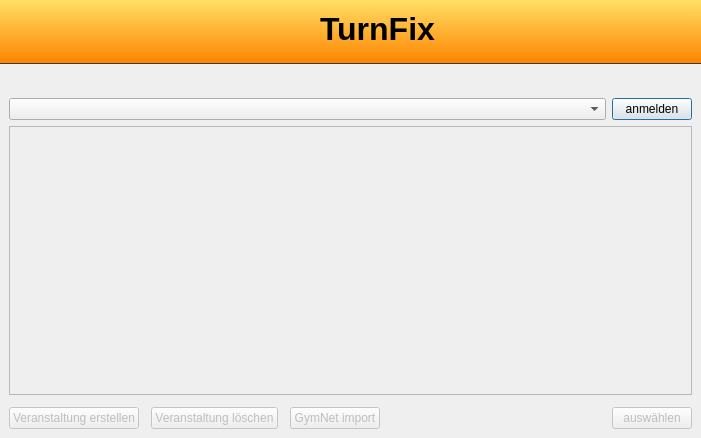
<?xml version="1.0" encoding="UTF-8"?>
<ui version="4.0">
 <class>LoginDialog</class>
 <widget class="QDialog" name="LoginDialog">
  <property name="geometry">
   <rect>
    <x>0</x>
    <y>0</y>
    <width>701</width>
    <height>438</height>
   </rect>
  </property>
  <property name="windowTitle">
   <string>TurnFix - Login</string>
  </property>
  <property name="styleSheet">
   <string notr="true">QWidget#headerWidget {
        background-color: qlineargradient(spread:pad, x1:0, y1:1, x2:0, y2:0, stop:0 rgba(255, 131, 0, 255), stop:1 rgba(255, 223, 100, 255));
    border-bottom:1px solid rgba(57, 57, 57, 255);
}

TFHeaderWidget {
	background-color: qlineargradient(spread:pad, x1:0, y1:1, x2:0, y2:0, stop:0 rgba(255, 131, 0, 255), stop:1 rgba(255, 223, 100, 255)); 
	border-bottom:1px solid rgba(57, 57, 57, 255); 
}

QLabel#headTextLabel {
    color: rgba(0, 0, 0, 255);
}</string>
  </property>
  <layout class="QVBoxLayout" name="verticalLayout">
   <property name="spacing">
    <number>0</number>
   </property>
   <property name="leftMargin">
    <number>0</number>
   </property>
   <property name="topMargin">
    <number>0</number>
   </property>
   <property name="rightMargin">
    <number>0</number>
   </property>
   <property name="bottomMargin">
    <number>0</number>
   </property>
   <item>
    <widget class="QWidget" name="headerWidget" native="true">
     <property name="autoFillBackground">
      <bool>false</bool>
     </property>
     <layout class="QGridLayout" name="gridLayout_4">
      <property name="leftMargin">
       <number>5</number>
      </property>
      <property name="topMargin">
       <number>5</number>
      </property>
      <property name="rightMargin">
       <number>5</number>
      </property>
      <property name="bottomMargin">
       <number>5</number>
      </property>
      <item row="0" column="3" rowspan="2">
       <spacer name="headerSpacer1">
        <property name="orientation">
         <enum>Qt::Horizontal</enum>
        </property>
        <property name="sizeHint" stdset="0">
         <size>
          <width>40</width>
          <height>20</height>
         </size>
        </property>
       </spacer>
      </item>
      <item row="0" column="2">
       <widget class="QLabel" name="headTextLabel">
        <property name="font">
         <font>
          <pointsize>-1</pointsize>
          <weight>75</weight>
          <bold>true</bold>
         </font>
        </property>
        <property name="styleSheet">
         <string notr="true">font-size:32px;
font-weight:bold;</string>
        </property>
        <property name="text">
         <string>TurnFix</string>
        </property>
       </widget>
      </item>
      <item row="0" column="0">
       <widget class="QLabel" name="logoLabel">
        <property name="sizePolicy">
         <sizepolicy hsizetype="Fixed" vsizetype="Fixed">
          <horstretch>0</horstretch>
          <verstretch>0</verstretch>
         </sizepolicy>
        </property>
        <property name="minimumSize">
         <size>
          <width>48</width>
          <height>48</height>
         </size>
        </property>
        <property name="maximumSize">
         <size>
          <width>48</width>
          <height>48</height>
         </size>
        </property>
        <property name="text">
         <string/>
        </property>
        <property name="pixmap">
         <pixmap resource="../resources/TurnFix.qrc">:/appicons/icon.png</pixmap>
        </property>
        <property name="scaledContents">
         <bool>true</bool>
        </property>
       </widget>
      </item>
      <item row="0" column="1">
       <spacer name="headerSpacer2">
        <property name="orientation">
         <enum>Qt::Horizontal</enum>
        </property>
        <property name="sizeHint" stdset="0">
         <size>
          <width>40</width>
          <height>20</height>
         </size>
        </property>
       </spacer>
      </item>
     </layout>
    </widget>
   </item>
   <item>
    <widget class="TFSelectionBar" name="selectionBarWidget" native="true">
     <property name="minimumSize">
      <size>
       <width>0</width>
       <height>25</height>
      </size>
     </property>
     <property name="maximumSize">
      <size>
       <width>16777215</width>
       <height>25</height>
      </size>
     </property>
    </widget>
   </item>
   <item>
    <widget class="QStackedWidget" name="mainStack">
     <widget class="QWidget" name="loginPage">
      <layout class="QVBoxLayout" name="verticalLayout_3">
       <item>
        <layout class="QHBoxLayout" name="horizontalLayout">
         <item>
          <widget class="QComboBox" name="connectionComboBox"/>
         </item>
         <item>
          <widget class="QPushButton" name="loginButton">
           <property name="sizePolicy">
            <sizepolicy hsizetype="Fixed" vsizetype="Fixed">
             <horstretch>0</horstretch>
             <verstretch>0</verstretch>
            </sizepolicy>
           </property>
           <property name="layoutDirection">
            <enum>Qt::RightToLeft</enum>
           </property>
           <property name="text">
            <string>anmelden</string>
           </property>
           <property name="shortcut">
            <string>Return</string>
           </property>
          </widget>
         </item>
        </layout>
       </item>
       <item>
        <widget class="QWidget" name="eventsWidget" native="true">
         <property name="enabled">
          <bool>false</bool>
         </property>
         <layout class="QVBoxLayout" name="verticalLayout_2">
          <property name="spacing">
           <number>0</number>
          </property>
          <property name="leftMargin">
           <number>0</number>
          </property>
          <property name="topMargin">
           <number>0</number>
          </property>
          <property name="rightMargin">
           <number>0</number>
          </property>
          <property name="bottomMargin">
           <number>0</number>
          </property>
          <item>
           <widget class="QTableView" name="eventsTable">
            <property name="editTriggers">
             <set>QAbstractItemView::NoEditTriggers</set>
            </property>
            <property name="alternatingRowColors">
             <bool>true</bool>
            </property>
            <property name="selectionMode">
             <enum>QAbstractItemView::SingleSelection</enum>
            </property>
            <property name="selectionBehavior">
             <enum>QAbstractItemView::SelectRows</enum>
            </property>
            <attribute name="horizontalHeaderHighlightSections">
             <bool>false</bool>
            </attribute>
            <attribute name="verticalHeaderVisible">
             <bool>false</bool>
            </attribute>
            <attribute name="verticalHeaderDefaultSectionSize">
             <number>26</number>
            </attribute>
           </widget>
          </item>
          <item>
           <layout class="QHBoxLayout" name="buttonLayout">
            <property name="spacing">
             <number>12</number>
            </property>
            <property name="leftMargin">
             <number>0</number>
            </property>
            <property name="topMargin">
             <number>12</number>
            </property>
            <property name="rightMargin">
             <number>0</number>
            </property>
            <property name="bottomMargin">
             <number>0</number>
            </property>
            <item>
             <widget class="QPushButton" name="createEventButton">
              <property name="text">
               <string>Veranstaltung erstellen</string>
              </property>
             </widget>
            </item>
            <item>
             <widget class="QPushButton" name="removeEventButton">
              <property name="text">
               <string>Veranstaltung löschen</string>
              </property>
             </widget>
            </item>
            <item>
             <widget class="QPushButton" name="importEventButton">
              <property name="cursor">
               <cursorShape>SizeHorCursor</cursorShape>
              </property>
              <property name="text">
               <string>GymNet import</string>
              </property>
             </widget>
            </item>
            <item>
             <spacer name="buttonSpacer">
              <property name="orientation">
               <enum>Qt::Horizontal</enum>
              </property>
              <property name="sizeHint" stdset="0">
               <size>
                <width>40</width>
                <height>20</height>
               </size>
              </property>
             </spacer>
            </item>
            <item>
             <widget class="QPushButton" name="selectEventButton">
              <property name="sizePolicy">
               <sizepolicy hsizetype="Fixed" vsizetype="Fixed">
                <horstretch>0</horstretch>
                <verstretch>0</verstretch>
               </sizepolicy>
              </property>
              <property name="layoutDirection">
               <enum>Qt::RightToLeft</enum>
              </property>
              <property name="text">
               <string>auswählen</string>
              </property>
             </widget>
            </item>
           </layout>
          </item>
         </layout>
        </widget>
       </item>
      </layout>
     </widget>
     <widget class="QWidget" name="settingsPage">
      <layout class="QHBoxLayout" name="horizontalLayout_2" stretch="1,2">
       <item>
        <layout class="QGridLayout" name="gridLayout">
         <property name="topMargin">
          <number>5</number>
         </property>
         <property name="rightMargin">
          <number>5</number>
         </property>
         <property name="bottomMargin">
          <number>5</number>
         </property>
         <item row="1" column="0" colspan="4">
          <widget class="QListView" name="connectionListView"/>
         </item>
         <item row="0" column="1">
          <widget class="QPushButton" name="removeConnectionButton">
           <property name="icon">
            <iconset resource="../resources/TurnFix.qrc">
             <normaloff>:/appicons/minus.png</normaloff>:/appicons/minus.png</iconset>
           </property>
          </widget>
         </item>
         <item row="0" column="0">
          <widget class="QPushButton" name="addConnectionButton">
           <property name="icon">
            <iconset resource="../resources/TurnFix.qrc">
             <normaloff>:/appicons/plus.png</normaloff>:/appicons/plus.png</iconset>
           </property>
          </widget>
         </item>
         <item row="0" column="3">
          <spacer name="horizontalSpacer">
           <property name="orientation">
            <enum>Qt::Horizontal</enum>
           </property>
           <property name="sizeHint" stdset="0">
            <size>
             <width>40</width>
             <height>20</height>
            </size>
           </property>
          </spacer>
         </item>
         <item row="0" column="2">
          <widget class="QPushButton" name="checkDatabaseButton">
           <property name="icon">
            <iconset resource="../resources/TurnFix.qrc">
             <normaloff>:/appicons/database.png</normaloff>:/appicons/database.png</iconset>
           </property>
          </widget>
         </item>
        </layout>
       </item>
       <item>
        <widget class="QStackedWidget" name="connectionStackedWidget">
         <widget class="QWidget" name="unknownPage"/>
         <widget class="QWidget" name="sqlitePage">
          <layout class="QGridLayout" name="gridLayout_2">
           <property name="leftMargin">
            <number>0</number>
           </property>
           <property name="topMargin">
            <number>0</number>
           </property>
           <property name="rightMargin">
            <number>0</number>
           </property>
           <property name="bottomMargin">
            <number>0</number>
           </property>
           <item row="1" column="0">
            <widget class="QLabel" name="databaseFileLabel">
             <property name="text">
              <string>Dateiname:</string>
             </property>
            </widget>
           </item>
           <item row="1" column="1">
            <widget class="QLineEdit" name="databaseFileText"/>
           </item>
           <item row="2" column="0" colspan="4">
            <spacer name="verticalSpacer">
             <property name="orientation">
              <enum>Qt::Vertical</enum>
             </property>
             <property name="sizeHint" stdset="0">
              <size>
               <width>20</width>
               <height>40</height>
              </size>
             </property>
            </spacer>
           </item>
           <item row="0" column="0">
            <widget class="QLabel" name="sqliteNameLabel">
             <property name="text">
              <string>Name:</string>
             </property>
            </widget>
           </item>
           <item row="0" column="1" colspan="3">
            <widget class="QLineEdit" name="sqliteNameText"/>
           </item>
           <item row="1" column="2">
            <widget class="QToolButton" name="databaseFileButton">
             <property name="text">
              <string>...</string>
             </property>
            </widget>
           </item>
           <item row="1" column="3">
            <widget class="QToolButton" name="databaseCreateButton">
             <property name="text">
              <string>Neu</string>
             </property>
            </widget>
           </item>
          </layout>
         </widget>
         <widget class="QWidget" name="postgresPage">
          <layout class="QGridLayout" name="gridLayout_3">
           <property name="leftMargin">
            <number>0</number>
           </property>
           <property name="topMargin">
            <number>0</number>
           </property>
           <property name="rightMargin">
            <number>0</number>
           </property>
           <property name="bottomMargin">
            <number>0</number>
           </property>
           <item row="0" column="0">
            <widget class="QLabel" name="postgresNameLabel">
             <property name="text">
              <string>Name:</string>
             </property>
            </widget>
           </item>
           <item row="0" column="2">
            <widget class="QLineEdit" name="postgresNameText"/>
           </item>
           <item row="1" column="0">
            <widget class="QLabel" name="databaseServerLabel">
             <property name="text">
              <string>Server:</string>
             </property>
            </widget>
           </item>
           <item row="1" column="2">
            <widget class="QLineEdit" name="databaseServerText"/>
           </item>
           <item row="2" column="0" colspan="2">
            <widget class="QLabel" name="databaseUserLabel">
             <property name="text">
              <string>Benutzername:</string>
             </property>
            </widget>
           </item>
           <item row="2" column="2">
            <widget class="QLineEdit" name="databaseUserText"/>
           </item>
           <item row="3" column="0">
            <widget class="QLabel" name="databasePasswordLabel">
             <property name="text">
              <string>Passwort:</string>
             </property>
            </widget>
           </item>
           <item row="3" column="2">
            <widget class="QLineEdit" name="databasePasswordText">
             <property name="echoMode">
              <enum>QLineEdit::Password</enum>
             </property>
            </widget>
           </item>
           <item row="4" column="0">
            <widget class="QLabel" name="databaseLabel">
             <property name="text">
              <string>Datenbank:</string>
             </property>
            </widget>
           </item>
           <item row="4" column="2">
            <widget class="QLineEdit" name="databaseText"/>
           </item>
           <item row="5" column="0" colspan="3">
            <widget class="QPushButton" name="databaseAssistantButton">
             <property name="text">
              <string>Einrichtungs-Assistent</string>
             </property>
            </widget>
           </item>
           <item row="6" column="1" colspan="2">
            <spacer name="verticalSpacer_2">
             <property name="orientation">
              <enum>Qt::Vertical</enum>
             </property>
             <property name="sizeHint" stdset="0">
              <size>
               <width>20</width>
               <height>40</height>
              </size>
             </property>
            </spacer>
           </item>
          </layout>
         </widget>
        </widget>
       </item>
      </layout>
     </widget>
    </widget>
   </item>
  </layout>
  <action name="loginAction">
   <property name="checkable">
    <bool>true</bool>
   </property>
   <property name="icon">
    <iconset resource="../assets/icons/icons.qrc">
     <normaloff>:/icons/lock_open.png</normaloff>:/icons/lock_open.png</iconset>
   </property>
   <property name="text">
    <string>Login</string>
   </property>
  </action>
  <action name="settingsAction">
   <property name="checkable">
    <bool>true</bool>
   </property>
   <property name="icon">
    <iconset resource="../assets/icons/icons.qrc">
     <normaloff>:/icons/setting_tools.png</normaloff>:/icons/setting_tools.png</iconset>
   </property>
   <property name="text">
    <string>Einstellungen</string>
   </property>
  </action>
 </widget>
 <customwidgets>
  <customwidget>
   <class>TFSelectionBar</class>
   <extends>QWidget</extends>
   <header>controls/tfselectionbar.h</header>
   <container>1</container>
  </customwidget>
 </customwidgets>
 <resources>
  <include location="../resources/TurnFix.qrc"/>
  <include location="../assets/icons/icons.qrc"/>
 </resources>
 <connections/>
</ui>
